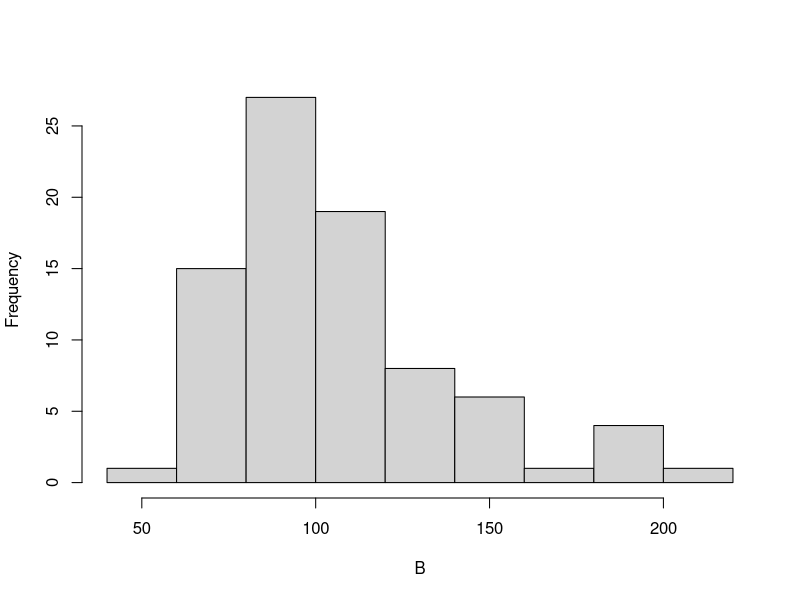
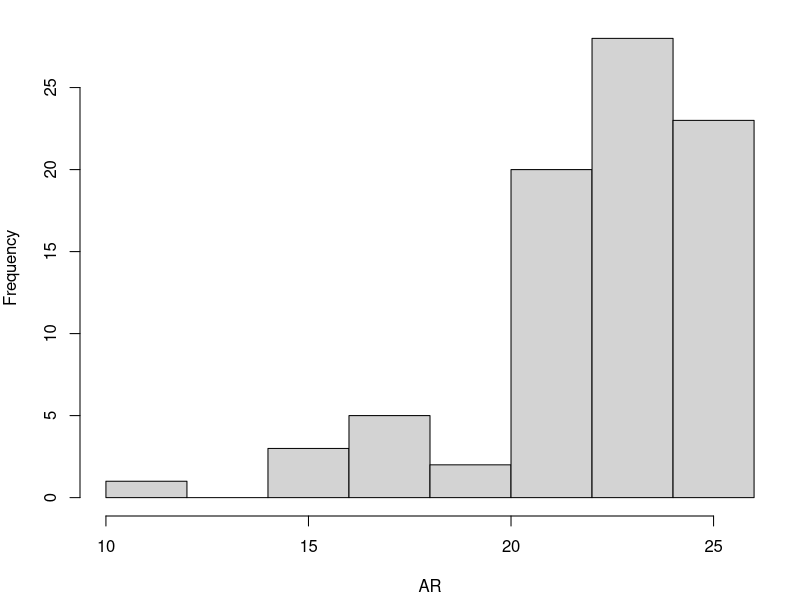
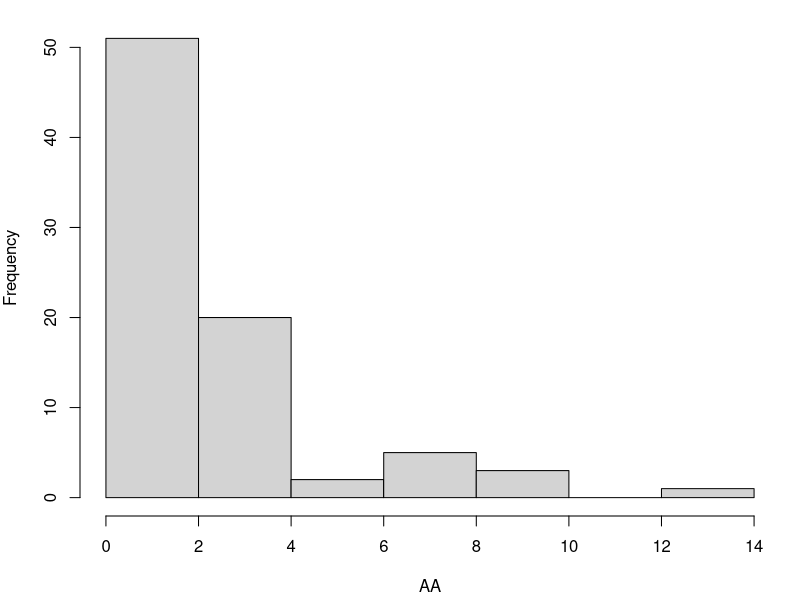
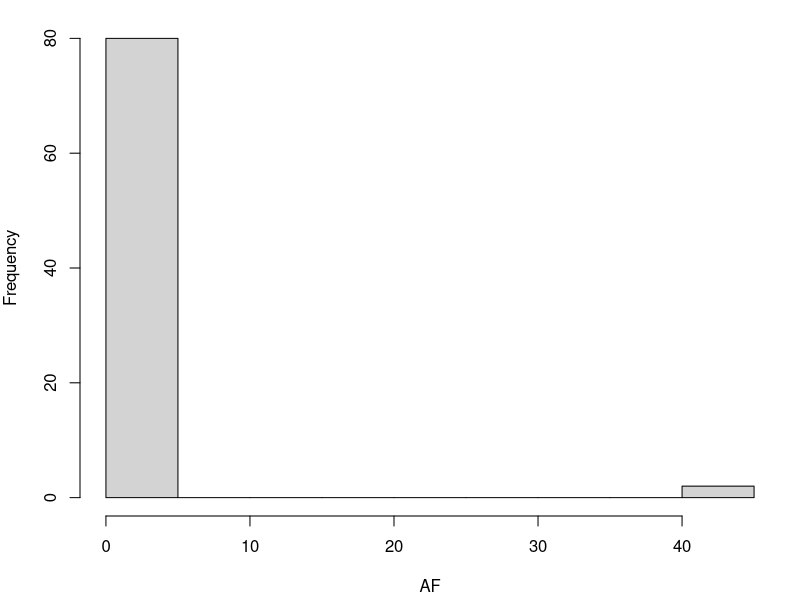
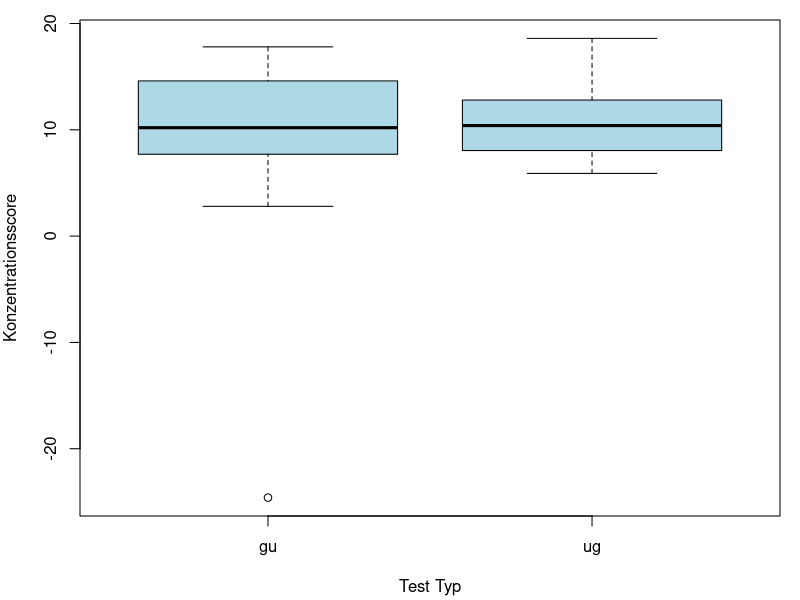
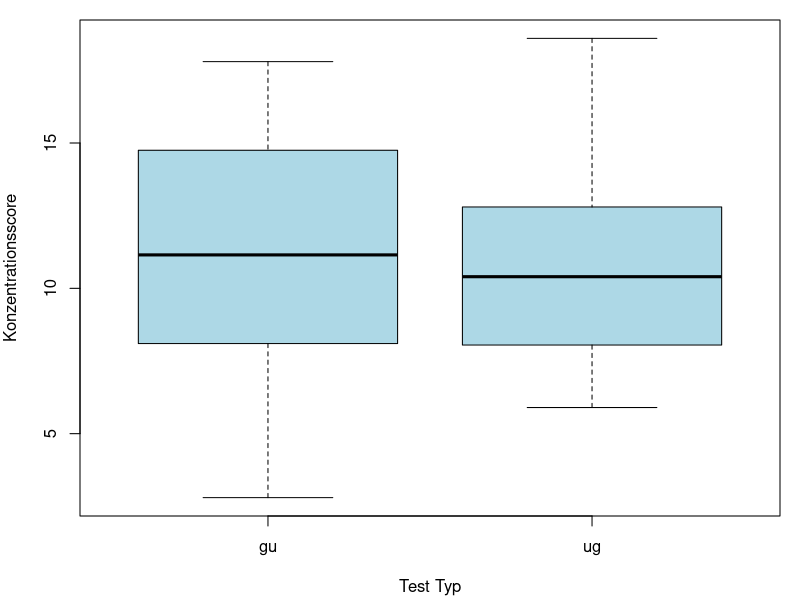
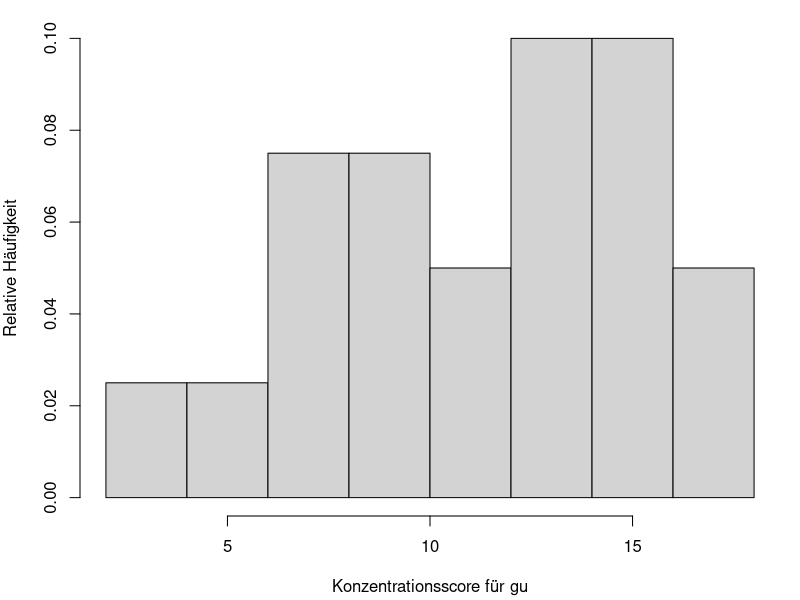
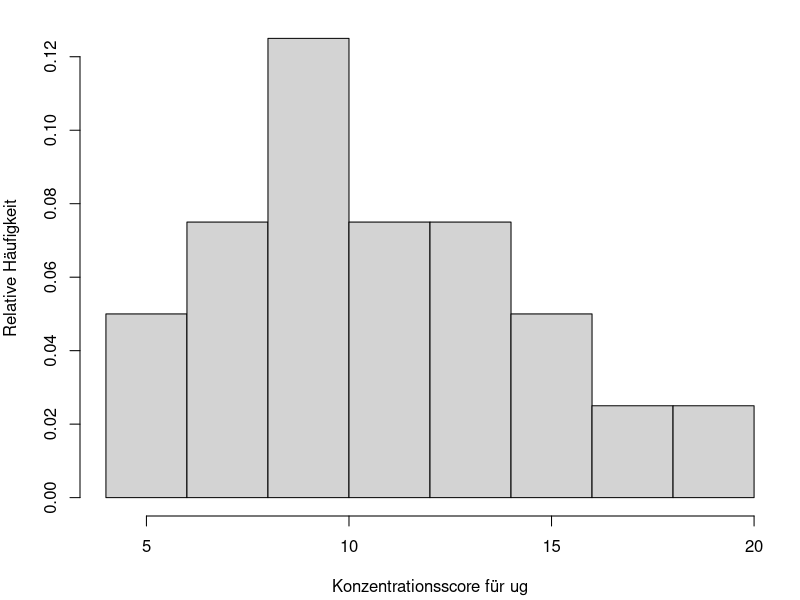

Reproduce these figures in R, in order.
library(car)

df <- read.table("Konzentrationsdaten.txt", header=TRUE)
head(df)
dim(df)

#Überprüfung auf NA-Werte
sum(is.na(df))
#0

#Betrachtung der Verteilung der Daten
summary(df)
attach(df)

#Bearbeitungszeit
hist(B, main = "")

#
par(mfrow = c(1,1))
par(mar = c(4.2, 4, 1, 1))
hist(AR, main = "")
hist(AA, main = "")
hist(AF, main = "")

# Vorbereitung von Daten:

# Umwandlung der Variablen in Faktoren:
gruppe <- as.factor(gruppe) 
id <- as.factor(id)
durchgang <- as.factor(durchgang)
test_typ <- as.factor(test_typ)

detach(df)

# Aufgabe 1
# Zwei unverbundene Stichproben

df_durchgang1 <- subset(df, durchgang == 1)

par(mfrow = c(1,1))
boxplot(df_durchgang1$KL ~ df_durchgang1$test_typ, col = "lightblue",
        xlab = "Test Typ", ylab = "Konzentrationsscore")

# Entfernen der Zeile mit Extremwerten:
df <- df[df$id != "14",]  
df_durchgang1 <- subset(df, durchgang == 1)

erster_durchgang_gu_kl <- df_durchgang1[df_durchgang1$test_typ == "gu", ]$KL
erster_durchgang_ug_kl <- df_durchgang1[df_durchgang1$test_typ == "ug", ]$KL

boxplot(erster_durchgang_gu_kl,
        erster_durchgang_ug_kl,
        names = c("gu", "ug"),
        ylab = "Konzentrationsscore",
        xlab = "Test Typ", col = "lightblue")

hist(erster_durchgang_gu_kl, xlab = "Konzentrationsscore für gu", 
     ylab = "Relative Häufigkeit", probability = TRUE, main = "")

hist(erster_durchgang_ug_kl, xlab = "Konzentrationsscore für ug", 
     ylab = "Relative Häufigkeit", probability = TRUE, main = "")

# Rechne Kolmogorov-Smirnov-Test auf Normalverteilung
# Berechne dazu arithmetisches Mittel als e-treuen Schätzer für mu und 
# Stichprobenvarianz als e-treuen Schätzer der Varianz

# GU Test:

mu <- mean(erster_durchgang_gu_kl)
# 11.255
sigma2 <- var(erster_durchgang_gu_kl)
# 16.22261

# ks.test aus base R als Test auf Normalverteilung
ks.test(erster_durchgang_gu_kl, y="pnorm", mean=mu, sd=sqrt(sigma2))
# p-value = 0.6115


# UG Test:

mu <- mean(erster_durchgang_ug_kl)
# 10.84
sigma2 <- var(erster_durchgang_ug_kl)
# 13.36147

# ks.test aus base R als Test auf Normalverteilung
ks.test(erster_durchgang_ug_kl, y="pnorm", mean=mu, sd=sqrt(sigma2))
# p-value = 0.8863

# Wir verwerfen die H0 bei beiden Testen nicht, dass sie aus einer N(mu, sqrt(sigma2))-Verteilung 
# stammen -> nichts spricht dagegen, dass die Daten normalverteilt sind

# Zusätzlich können wir das QQ-Plot erstellen, um visuell die NV-Annahme zu überprüfen
qqnorm(df_durchgang1$KL, main = "Q-Q Plot für KL")
qqline(df_durchgang1$KL, col = "red", lwd = 2)

# 

# Diese Funktion überprüft schon impizit, ob Varianzen gleich sind (Welch’s t-test):
t.test(erster_durchgang_gu_kl, erster_durchgang_ug_kl)
# oder alternativ: t.test(KL ~ gruppe, data = df_durchgang1)

# p-value = 0.7348 => die Unterschiede sind nicht signifikant


# Aufgabe 2
# Zwei verbundene Stichproben

df_ohne_gruppe <- df[, -c(1, 3)]

# a)
erster_durchgang_kl <- df_ohne_gruppe[df_ohne_gruppe$durchgang == "1", ]$KL
zweiter_durchgang_kl <- df_ohne_gruppe[df_ohne_gruppe$durchgang == "2", ]$KL

# Deskriptive Analyse
boxplot(erster_durchgang_kl,
        zweiter_durchgang_kl,
        names = c("1. Durchgang", "2. Durchgang"),
        ylab = "KL",
        xlab = "", horizontal = FALSE, col = "lightblue")

hist(erster_durchgang_kl, xlab = "KL für 1. Durchgang", 
     ylab = "Relative Häufigkeit", probability = TRUE, main = "")

hist(zweiter_durchgang_kl, xlab = "KL für 2. Durchgang", 
     ylab = "Relative Häufigkeit", probability = TRUE, main = "")

differences <- zweiter_durchgang_kl - erster_durchgang_kl

qqnorm(differences)
qqline(differences, col = "red", lwd = 2)
# Differenzen sind nicht normalverteilt => wir können t-test nicht verwenden

# -> Nichtparametrischer Wilcoxon-Vorzeichen-Rangtest:
wilcox.test(zweiter_durchgang_kl, erster_durchgang_kl, paired = TRUE, 
            alternative = "greater")
# p-value = 2.153e-05 => Wir lehnen H0 ab, die Konzentrationsscore 
# verbessert sich durch einen Wiederholungseffekt

# b)
erster_durchgang_zeit <- df_ohne_gruppe[df_ohne_gruppe$durchgang == "1", ]$B
zweiter_durchgang_zeit <- df_ohne_gruppe[df_ohne_gruppe$durchgang == "2", ]$B

# Deskriptive Analyse
boxplot(erster_durchgang_zeit,
        zweiter_durchgang_zeit,
        names = c("1. Durchgang", "2. Durchgang"),
        ylab = "Bearbeitungzeit",
        xlab = "", horizontal = FALSE, col = "lightblue")

hist(erster_durchgang_zeit, xlab = "Bearbeitungzeit für 1. Durchgang", 
     ylab = "Relative Häufigkeit", probability = TRUE, main = "")

hist(zweiter_durchgang_zeit, xlab = "Bearbeitungzeit für 2. Durchgang", 
     ylab = "Relative Häufigkeit", probability = TRUE, main = "")

differences <- zweiter_durchgang_zeit - erster_durchgang_zeit

qqnorm(differences)
qqline(differences, col = "red", lwd = 2)
# Differenzen sind nicht normalverteilt => wir können t-test nicht verwenden

# -> Nichtparametrischer Wilcoxon-Vorzeichen-Rangtest:
wilcox.test(zweiter_durchgang_zeit, erster_durchgang_zeit, paired = TRUE, 
            alternative = "less")
# p-value = 3.877e-05 => wie lehnen H0 ab, die Bearbeitungszeit verbessert sich 
# durch einen Wiederholungseffekt
